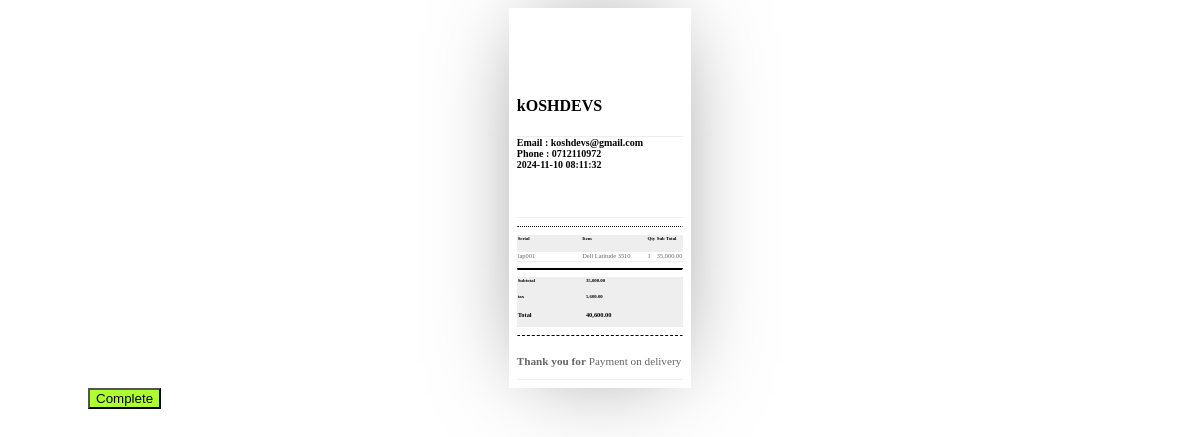
The page /store/gen-instant-receipt/ on the database its author committed.
### manager/models.py (models this page shows)
class OrgDetails(models.Model):
    name = models.CharField(max_length=100)
    email = models.EmailField()
    phone = models.CharField(max_length=15)
    payment = models.TextField()
    terms = models.TextField()
    logo = models.ImageField(default='',upload_to="org_pics")
    class Meta:
        verbose_name_plural = "Org Details"

class StoreSales(models.Model):
    product = models.ForeignKey(ProductBuild, on_delete=models.CASCADE)
    quantity = models.IntegerField()
    price = models.DecimalField(max_digits=10, decimal_places=2, )
    tax= models.DecimalField(max_digits=10,default=16.00, decimal_places=2)
    date = models.DateField(auto_now=True)
    created_by = models.ForeignKey(User, on_delete=models.CASCADE)
    status = models.CharField(max_length=200,choices=(('cart','cart'),('ínvoiced','invoiced'),('sold','sold'),('returned','returned'),('delivered','delivered'),('Sold & Delivered','Sold & Delivered')))
    class Meta:
        verbose_name_plural = "Store Sales"

### ecommerce/models.py (models this page shows, shortened)
class ProductBuild(models.Model):
    serial1 = models.CharField(max_length=100)
    serial2 = models.CharField(max_length=100,null=True,blank=True)
    category = models.ForeignKey(ProductCategory,on_delete=models.CASCADE)
    brand = models.ForeignKey(ProductBrand,on_delete=models.CASCADE)
    model = models.ForeignKey(ProductModel,on_delete=models.CASCADE)
    origin = models.ForeignKey(ProductOrigin,on_delete=models.CASCADE)
    features = models.ManyToManyField(ProductFeatures)
    images = models.ManyToManyField(ProductImages)
    cost = models.DecimalField(max_digits=10, decimal_places=2)
    price = models.DecimalField(max_digits=10, decimal_places=2)
    was = models.DecimalField(max_digits=10, decimal_places=2,null=True,blank=True)
    tax= models.DecimalField(max_digits=10,default=16.00, decimal_places=2)
    status = models.CharField(max_length=200,choices=(('in-stock','in-stock'),('out-stock','out-stock'),('low','low')))
    stage = models.CharField(max_length=100,default='in-stock',choices=(('in-stock','in-stock'),('sold','sold'),('returned','returned')))
    overview = models.TextField()
    created_on = models.DateTimeField(auto_now_add=True)
    updated_on = models.DateTimeField(auto_now=True)
    created_by = models.ForeignKey(User, blank=True, null=True, on_delete=models.SET_NULL)
    class Meta:
        verbose_name_plural = "Create Product"

class ProductModel(models.Model):
    name = models.CharField(max_length=100)
    SKU = models.CharField(max_length=100)
    class Meta:
        verbose_name_plural = 'Product Models'

### manager/views.py (the view)
# urls.py: path('gen-instant-receipt/', gen_instant_receipt, name="manager-gen-instant-receipt"),
def gen_instant_receipt(request):
    contxt = get_sales_by_status('cart')
    return render(request, 'manager/store-receipt.html',contxt)

### ecommerce/context_processors.py (called while the page is built)
def cart(request):
    return {
        'cart':ShopCart(request)
    }

### manager/sales_ops.py (called while the page is built)
def get_sales_by_status(status):
    sales = StoreSales.objects.filter(status=status)
    subtotal = round(sum([i.price for i in sales]),2)
    tax = round((subtotal*sales[0].tax)/100 if len(sales) > 0 else 0.00,2)
    total = tax  + subtotal
    total = round(total,2)
    if len(OrgDetails.objects.all()):
        org_details = OrgDetails.objects.all()[0]
    date = datetime.datetime.now().strftime("%Y-%m-%d %H:%M:%S")
    contxt = {"sales":sales, "total":total,"tax":tax,"subtotal":subtotal,"org_details":org_details,"date":date}
    return contxt

### manager/templates/manager/store-receipt.html (shortened to what this page needs)
<div id="invoice-POS">
    <div id="top">
      <div class="logo"></div>
      <div class="info">
        <h4>{{org_details.name}}</h4>
      </div>
    </div>
    <div id="mid">
      <div class="info">
        <strong style="font-size:10px;">
            Email : {{org_details.email}}</br>
            Phone   : {{org_details.phone}}</br>
        </strong>
        <strong style="font-size:10px;">{{date}}</strong>
      </div>
    </div>
    <hr class="dotted">
    <div id="bot">
					<div id="table" style="zoom:80%">
						<table>
							<tr class="tabletitle">
                                <td class="item"><h6>Serial</h6></td>
								<td class="item"><h6>Item</h6></td>
								<td class="Hours"><h6>Qty</h6></td>
								<td class="Rate"><h6>Sub Total</h6></td>
							</tr>
                           {% for sale in sales %}
							<tr class="service">
                                <td class="tableitem"><p class="itemtext">{{sale.product.serial1}}</p></td>
								<td class="tableitem"><p class="itemtext">{{sale.product.model.name}}</p></td>
								<td class="tableitem"><p class="itemtext">{{sale.quantity}}</p></td>
								<td class="tableitem"><p class="itemtext">{{sale.price}}</p></td>
							</tr>
                            {% endfor %}
						</table>
                        <hr class="double">
                        <table>
                        <tr class="tabletitle">
                            <td class="Rate"><h6>Subtotal</h6></td>
                            <td class="payment"><h6>{{subtotal}}</h6></td>
                        </tr>
                        <tr class="tabletitle">
                            <td class="Rate"><h6>tax</h6></td>
                            <td class="payment"><h6>{{tax}}</h6></td>
                        </tr>
                        <tr class="tabletitle">
                            <td class="Rate"><h4>Total</h4></td>
                            <td class="payment"><h4>{{total}}</h4></td>
                        </tr>
                    </table>
					</div>
          <hr class="dashed">
					<div id="legalcopy">
						<p class="legal"><strong>Thank you for</strong> {{org_details.terms}}
						</p>
					</div>
				</div>
  </div>
  <button onclick="completeSale()" style="margin-left:80px; background-color:greenyellow;"> Complete </button>

### manager/templates/manager/store-receipt.html (style rules this page uses)
hr.dashed { border-top: 1px dashed; border-bottom: none; }
hr.dotted { border-top: 1px dotted; border-bottom: none; }
hr.double { border-top: 3px double; border-bottom: none; }

### rows shown on the page
OrgDetails: name "kOSHDEVS", email "koshdevs@gmail.com", phone "0712110972", terms "Payment on delivery"
StoreSales: product.serial1 "lap001", product.model.name "Dell Latitude 3510", quantity "1", price "35,000.00"

### other values the page prints
{{ total }} "40,600.00"
